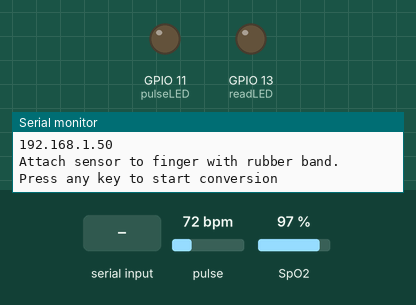
Simulated run of this sketch. Board: ESP32-S3. Shown: output pins drawn as LEDs (lit = HIGH), the last lines printed to the serial monitor. Dashed ring = blinking. The inputs (shaded band) are chosen by the test bench; at power-on: pulse 72 bpm, SpO2 97 %. WiFi joins after 1.5 s; servers stay silent unless stated.

Above: at 2.8 s.
2.9 s: "SPO2" received over Serial
At 8.96 s:
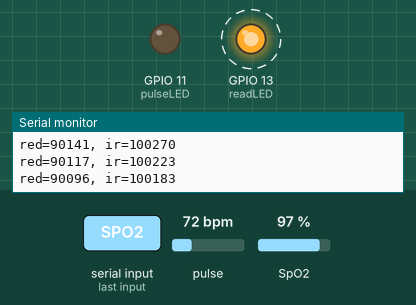
Timing chart, 0 to 13.4 s (numbered marks = the images above; inputs shaded):
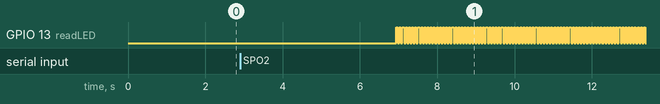

The sketch:

WebServer-Oximetro-SpO2-BPM.ino
```cpp
#include <Wire.h>
#include "MAX30105.h"
#include "spo2_algorithm.h"
#include "WiFi.h"
#include "ESPAsyncWebServer.h"

const char* ssid = "Yuji";
const char* password = "Seto@179";

AsyncWebServer server(80);

MAX30105 particleSensor;

#define MAX_BRIGHTNESS 255

#if defined(__AVR_ATmega328P__) || defined(__AVR_ATmega168__)
//Arduino Uno doesn't have enough SRAM to store 100 samples of IR led data and red led data in 32-bit format
//To solve this problem, 16-bit MSB of the sampled data will be truncated. Samples become 16-bit data.
uint16_t irBuffer[100]; //infrared LED sensor data
uint16_t redBuffer[100];  //red LED sensor data
#else
uint32_t irBuffer[100]; //infrared LED sensor data
uint32_t redBuffer[100];  //red LED sensor data
#endif

int32_t bufferLength; //data length
int32_t spo2; //SPO2 value
int8_t validSPO2; //indicator to show if the SPO2 calculation is valid
int32_t heartRate; //heart rate value
int8_t validHeartRate; //indicator to show if the heart rate calculation is valid

byte pulseLED = 11; //Must be on PWM pin
byte readLED = 13; //Blinks with each data read

String readSPO2() {
  // Sensor readings may also be up to 2 seconds 'old' (its a very slow sensor)
  // Read temperature as Celsius (the default)
  float s = spo2;
  // Read temperature as Fahrenheit (isFahrenheit = true)
  //float t = dht.readTemperature(true);
  // Check if any reads failed and exit early (to try again).
  if (isnan(s)) {
    Serial.println("Failed to read from sensor!");
    return "--";
  }
  else {
    Serial.println(s);
    return String(s);
  }
}

String readHR() {
  // Sensor readings may also be up to 2 seconds 'old' (its a very slow sensor)
  float h = heartRate;
  if (isnan(h)) {
    Serial.println("Failed to read from sensor!");
    return "--";
  }
  else {
    Serial.println(h);
    return String(h);
  }
}

String processor(const String& var){
  //Serial.println(var);
  if(var == "SPO2"){
    return readSPO2();
  }
  else if(var == "HEARTRATE"){
    return readHR();
  }
  return String();
}
const char index_html[] PROGMEM = R"rawliteral(
<!DOCTYPE HTML><html>
<head>
  <meta name="viewport" content="width=device-width, initial-scale=1">
  <link rel="stylesheet" href="https://use.fontawesome.com/releases/v5.7.2/css/all.css" integrity="sha384-fnmOCqbTlWIlj8LyTjo7mOUStjsKC4pOpQbqyi7RrhN7udi9RwhKkMHpvLbHG9Sr" crossorigin="anonymous">
  <style>
    html {
     font-family: Arial;
     display: inline-block;
     margin: 0px auto;
     text-align: center;
    }
    h2 { font-size: 3.0rem; }
    p { font-size: 3.0rem; }
    .units { font-size: 1.2rem; }
    .dht-labels{
      font-size: 1.5rem;
      vertical-align:middle;
      padding-bottom: 15px;
    }
  </style>
</head>
<body>
  <h2>ESP32 Oximetria</h2>
  <p>
    <span class="dht-labels">SpO2</span>
    <span id="temperature">%SPO2%</span>
  </p>
  <p>
    <span class="dht-labels">BPM</span>
    <span id="humidity">%HEARTRATE%</span>
  </p>
</body>
<script>
setInterval(function ( ) {
  var xhttp = new XMLHttpRequest();
  xhttp.onreadystatechange = function() {
    if (this.readyState == 4 && this.status == 200) {
      document.getElementById("temperature").innerHTML = this.responseText;
    }
  };
  xhttp.open("GET", "/temperature", true);
  xhttp.send();
}, 1000 ) ;

setInterval(function ( ) {
  var xhttp = new XMLHttpRequest();
  xhttp.onreadystatechange = function() {
    if (this.readyState == 4 && this.status == 200) {
      document.getElementById("humidity").innerHTML = this.responseText;
    }
  };
  xhttp.open("GET", "/humidity", true);
  xhttp.send();
}, 1000 ) ;
</script>
</html>)rawliteral";

void setup()
{
  Serial.begin(115200); // initialize serial communication at 115200 bits per second:

  WiFi.begin(ssid, password);
  while (WiFi.status() != WL_CONNECTED) {
    delay(1000);
    Serial.println("Connecting to WiFi..");
  }

  // Print ESP32 Local IP Address
  Serial.println(WiFi.localIP());

  // Route for root / web page
  server.on("/", HTTP_GET, [](AsyncWebServerRequest *request){
    request->send_P(200, "text/html", index_html, processor);
  });
  server.on("/temperature", HTTP_GET, [](AsyncWebServerRequest *request){
    request->send_P(200, "text/plain", readSPO2().c_str());
  });
  server.on("/humidity", HTTP_GET, [](AsyncWebServerRequest *request){
    request->send_P(200, "text/plain", readHR().c_str());
  });

  // Start server
  server.begin();

  pinMode(pulseLED, OUTPUT);
  pinMode(readLED, OUTPUT);

  // Initialize sensor
  if (!particleSensor.begin(Wire, I2C_SPEED_FAST)) //Use default I2C port, 400kHz speed
  {
    Serial.println(F("MAX30105 was not found. Please check wiring/power."));
    while (1);
  }

  Serial.println(F("Attach sensor to finger with rubber band. Press any key to start conversion"));
  while (Serial.available() == 0) ; //wait until user presses a key
  Serial.read();

  byte ledBrightness = 60; //Options: 0=Off to 255=50mA
  byte sampleAverage = 4; //Options: 1, 2, 4, 8, 16, 32
  byte ledMode = 2; //Options: 1 = Red only, 2 = Red + IR, 3 = Red + IR + Green
  byte sampleRate = 100; //Options: 50, 100, 200, 400, 800, 1000, 1600, 3200
  int pulseWidth = 411; //Options: 69, 118, 215, 411
  int adcRange = 4096; //Options: 2048, 4096, 8192, 16384

  particleSensor.setup(ledBrightness, sampleAverage, ledMode, sampleRate, pulseWidth, adcRange); //Configure sensor with these settings
}

void loop()
{
  bufferLength = 100; //buffer length of 100 stores 4 seconds of samples running at 25sps

  //read the first 100 samples, and determine the signal range
  for (byte i = 0 ; i < bufferLength ; i++)
  {
    while (particleSensor.available() == false) //do we have new data?
      particleSensor.check(); //Check the sensor for new data

    redBuffer[i] = particleSensor.getRed();
    irBuffer[i] = particleSensor.getIR();
    particleSensor.nextSample(); //We're finished with this sample so move to next sample

    Serial.print(F("red="));
    Serial.print(redBuffer[i], DEC);
    Serial.print(F(", ir="));
    Serial.println(irBuffer[i], DEC);
  }

  //calculate heart rate and SpO2 after first 100 samples (first 4 seconds of samples)
  maxim_heart_rate_and_oxygen_saturation(irBuffer, bufferLength, redBuffer, &spo2, &validSPO2, &heartRate, &validHeartRate);

  //Continuously taking samples from MAX30102.  Heart rate and SpO2 are calculated every 1 second
  while (1)
  {
    //dumping the first 25 sets of samples in the memory and shift the last 75 sets of samples to the top
    for (byte i = 25; i < 100; i++)
    {
      redBuffer[i - 25] = redBuffer[i];
      irBuffer[i - 25] = irBuffer[i];
    }

    //take 25 sets of samples before calculating the heart rate.
    for (byte i = 75; i < 100; i++)
    {
      while (particleSensor.available() == false) //do we have new data?
        particleSensor.check(); //Check the sensor for new data

      digitalWrite(readLED, !digitalRead(readLED)); //Blink onboard LED with every data read

      redBuffer[i] = particleSensor.getRed();
      irBuffer[i] = particleSensor.getIR();
      particleSensor.nextSample(); //We're finished with this sample so move to next sample

      //send samples and calculation result to terminal program through UART
      /*Serial.print(F("red="));
      Serial.print(redBuffer[i], DEC);
      Serial.print(F(", ir="));
      Serial.print(irBuffer[i], DEC);

      Serial.print(F(", HR="));
      Serial.print(heartRate, DEC);

      Serial.print(F(", HRvalid="));
      Serial.print(validHeartRate, DEC);

      Serial.print(F(", SPO2="));
      Serial.print(spo2, DEC);

      Serial.print(F(", SPO2Valid="));
      Serial.println(validSPO2, DEC);*/
    }

    //After gathering 25 new samples recalculate HR and SP02
    maxim_heart_rate_and_oxygen_saturation(irBuffer, bufferLength, redBuffer, &spo2, &validSPO2, &heartRate, &validHeartRate);
  }
}
```

Measured:
- after the input at 2.9 s, GPIO 13 (readLED): alternates HIGH for 0.04 s and LOW for 0.04 s, starting after 4.0 s
